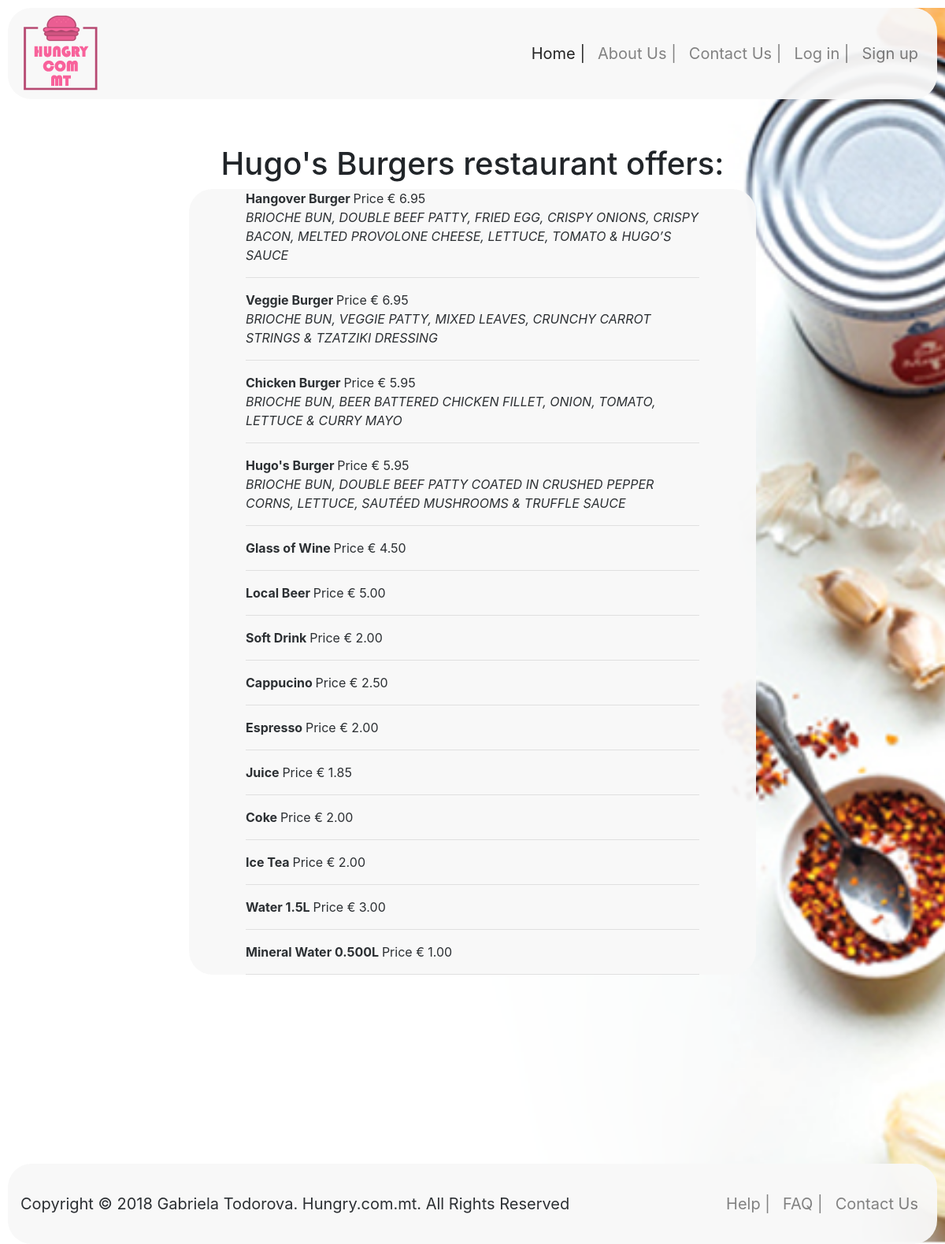
/hugos.php, run on the app's committed database.
### tables this page shows
CREATE TABLE `restaurantitem` (
  `restaurantIId` int(11) NOT NULL,
  `itemId` int(11) NOT NULL
);

CREATE TABLE `item` (
  `itemId` int(11) NOT NULL,
  `itemName` varchar(100) NOT NULL,
  `itemDescription` varchar(300) DEFAULT NULL,
  `itemPrice` float(100,2) NOT NULL,
  `itemQuantity` int(11) NOT NULL
);

### hugos.php (the view, shortened to what this page needs)
<!DOCTYPE html>
<html>
    <head>
        <link rel="stylesheet" href="styles.css" >
        <link rel="stylesheet" href="https://stackpath.bootstrapcdn.com/bootstrap/4.1.1/css/bootstrap.min.css">
    </head>
    <body>
        <div id="container">
            <header>
                <nav class="navbar navbar-expand-lg navbar-light ">
                  <div class="collapse navbar-collapse" id="navbarNav">
                    <img src="images/smalllogo.png" id="logo">
                    <ul class="navbar-nav ml-auto">
                      <li class="nav-item active">
                        <a class="nav-link" href="index.php">Home | </a>
                      </li>
                      <li class="nav-item">
                        <a class="nav-link" href="aboutus.php">About Us |</a>
                      </li>
                      <li class="nav-item">
                        <a class="nav-link" href="contactus.php">Contact Us |</a>
                        <?php
                            if (isset($_SESSION['username']) && (isset($_SESSION['password']))) {
                                echo "<li class='nav-item'>
                        <a class='nav-link' href='basket.php'> Your Basket | </a>
                      </li>
                      <li class='nav-item'>
                        <a class='nav-link' href='logout.php'> Log out  </a>
                      </li>";
                            }
                        else {
                            echo "<li class='nav-item'>
                        <a class='nav-link' href='login.php'>Log in | </a>
                      </li>
                      <li class='nav-item'>
                        <a class='nav-link' href='signup.php'>Sign up  </a>
                      </li>";
                        }
                        ?>
                    </ul>
                  </div>
                </nav>
            </header>
            <br><br>
            <h1><center>Hugo's Burgers restaurant offers: </center></h1>
            <div id="main">
                <?php
                $conn = mysqli_connect('localhost', 'root','','hungry', '3307') or die('Cannot connect to DB');
                $query = "select restaurantitem.itemId, item.itemName, item.itemDescription, item.itemPrice from item left join restaurantitem on item.itemId = restaurantitem.itemId
                where restaurantitem.restaurantIId=3";
                $result =mysqli_query($conn,$query);
                while($row = mysqli_fetch_assoc($result)) {
                    echo "<form method='POST' action='hugos.php'><b>$row[itemName] </b> Price &#x20AC; $row[itemPrice] <br>";
                    if (isset($_SESSION['username']) && (isset($_SESSION['password']))) {
                          echo "<i>$row[itemDescription]</i> <br> <input type='submit' name='$row[itemId]' id='$row[itemId]' value='Add To Basket'><hr/></form> ";
                      } else {
                        echo "<i>$row[itemDescription]</i> <hr> </form>";
                    }
                }
                ?>
            </div>
            <div class="push"></div>
            <footer>
                <nav class="navbar navbar-expand-lg navbar-light ">
                  <div class="collapse navbar-collapse" id="navbarNav">
                   Copyright &copy; 2018 Gabriela Todorova. Hungry.com.mt. All Rights Reserved
                    <ul class="navbar-nav ml-auto">
                      <li class="nav-item">
                        <a class="nav-link" href="help.php">Help | </a>
                      </li>
                      <li class="nav-item">
                        <a class="nav-link" href="faq.php"> FAQ |</a>
                      </li>
                      <li class="nav-item">
                        <a class="nav-link" href="contactus.php">Contact Us </a>
                      </li>
                    </ul>
                  </div>
                </nav>
            </footer>
        </div>
    </body>
</html>

### styles.css (style rules this page uses)
#logo { float:left; }
nav { font-size: 20px; }
footer, .push { padding-top: 20px; padding-bottom: 20px; margin: 100px; }
header, footer, #main, h5 { background-color: #F8F8F8; opacity: 0.95; border-radius: 30px; margin: 10px; }
#container { background-image: url("images/one.png"); min-height: 800px; background-attachment: fixed; background-position: center; background-repeat: no-repeat; background-size: cover; margin-bottom: -100px; }
#main { width: 60%; margin:auto; }
form { width: 80%; margin: auto; }

### data on the page
restaurantitem: itemId.itemName "Hangover Burger", itemId.itemPrice "6.95", itemId.itemDescription "BRIOCHE BUN, DOUBLE BEEF PATTY, FRIED EGG, CRISPY ONIONS, CRISPY BACON, MELTED PROVOLONE CHEESE, LETTUCE, TOMATO & HUGO’S SAUCE"
restaurantitem: itemId.itemName "Veggie Burger", itemId.itemPrice "6.95", itemId.itemDescription "BRIOCHE BUN, VEGGIE PATTY, MIXED LEAVES, CRUNCHY CARROT STRINGS & TZATZIKI DRESSING"
restaurantitem: itemId.itemName "Chicken Burger", itemId.itemPrice "5.95", itemId.itemDescription "BRIOCHE BUN, BEER BATTERED CHICKEN FILLET, ONION, TOMATO, LETTUCE & CURRY MAYO"
restaurantitem: itemId.itemName "Hugo's Burger", itemId.itemPrice "5.95", itemId.itemDescription "BRIOCHE BUN, DOUBLE BEEF PATTY COATED IN CRUSHED PEPPER CORNS, LETTUCE, SAUTÉED MUSHROOMS & TRUFFLE SAUCE"
restaurantitem: itemId.itemName "Glass of Wine", itemId.itemPrice "4.50"
restaurantitem: itemId.itemName "Local Beer", itemId.itemPrice "5.00"
restaurantitem: itemId.itemName "Soft Drink", itemId.itemPrice "2.00"
restaurantitem: itemId.itemName "Cappucino", itemId.itemPrice "2.50"
restaurantitem: itemId.itemName "Espresso", itemId.itemPrice "2.00"
restaurantitem: itemId.itemName "Juice", itemId.itemPrice "1.85"
restaurantitem: itemId.itemName "Coke", itemId.itemPrice "2.00"
restaurantitem: itemId.itemName "Ice Tea", itemId.itemPrice "2.00"
restaurantitem: itemId.itemName "Water 1.5L", itemId.itemPrice "3.00"
restaurantitem: itemId.itemName "Mineral Water 0.500L", itemId.itemPrice "1.00"
